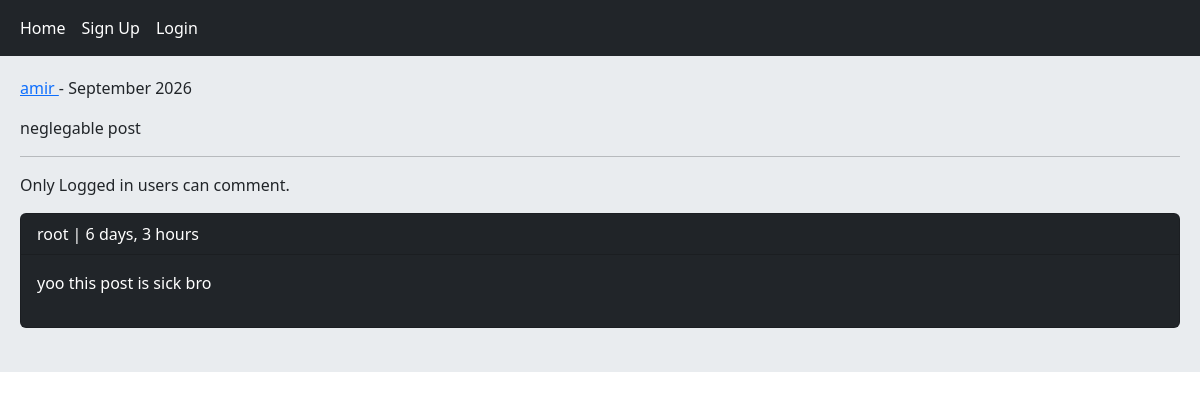
The page /post/2/neglegable-post/ on the database as committed earlier.
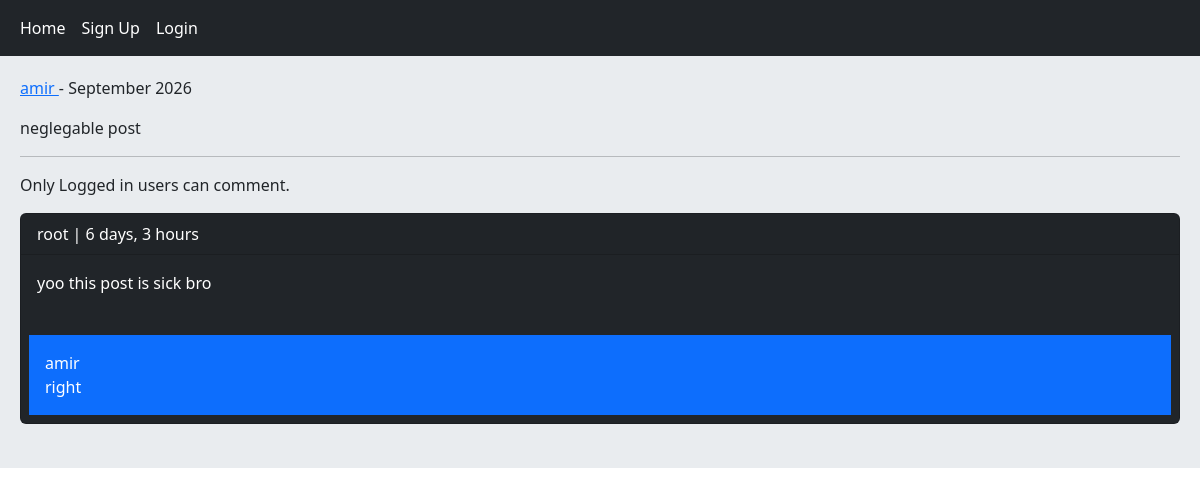
The same page on the database as committed later.
### home/models.py (models this page shows, shortened)
class Post(models.Model):
    user = models.ForeignKey(User, on_delete=models.CASCADE, related_name='posts')
    body = models.TextField()
    slug = models.SlugField()
    created = models.DateTimeField(auto_now_add=True)
    updated = models.DateTimeField(auto_now=True)
    class Meta:
        ordering = ('-created',)

class Comment(models.Model):
    user = models.ForeignKey(User, on_delete=models.CASCADE, related_name='ucomments')
    post = models.ForeignKey(Post, on_delete=models.CASCADE, related_name='pcomments') # if Comment class was declared above Post class, do ForeignKey('Post', ...) instead
    reply = models.ForeignKey('Comment', on_delete=models.CASCADE, related_name='rcomments', blank=True, null=True) # blank/null both make this filed empty (because not all comments have reply)
    is_reply = models.BooleanField(default=False)
    body = models.TextField(max_length=400)
    created = models.DateTimeField(auto_now_add=True)

### home/views.py (the view, shortened to what this page needs)
# urls.py: path('post/<int:post_id>/<slug:post_slug>/', views.PostDetailView.as_view(), name='post_detail'),
class PostDetailView(View):
    form_class = CommentCreateForm
    form_class_reply = CommentReplyForm
    def setup(self, request, *args, **kwargs):
        self.post_instance = get_object_or_404(Post, pk=kwargs['post_id'], slug=kwargs['post_slug'])
        return super().setup(request, *args, **kwargs)
    def get(self, request, *args, **kwargs):
        comments = self.post_instance.pcomments.filter(is_reply=False)
        return render(request, 'home/detail.html', {'post':self.post_instance, 'comments':comments, 'form':self.form_class, 'reply_form':self.form_class_reply})

### home/templates/home/detail.html (shortened to what this page needs)
{% extends 'base.html' %}
{% block content %}
    <p> <a href="{% url 'account:user_profile' post.user.id %}">{{ post.user.username }} </a> - {{ post.updated|date:"F Y" }} </p>
    <p>{{ post.body }}</p><hr/>
    {% if request.user.is_authenticated %}
        <form action="" method="post">
            {% csrf_token %}
            {{ form.as_p }}
            <input type="submit" value="Send">
        </form><br/>
    {% else %}
        <p>Only Logged in users can comment.</p>
    {% endif %}
    {% for comment in comments %}
        <div class="card bg-dark text-white">
            <p class="card-header">{{ comment.user }} | {{ comment.created|timesince }}</p>
            <p class="card-body">{{ comment.body }}</p>
            {% with replies=comment.rcomments.all %}
                {% for reply in replies %}
                    <p class="bg-primary p-3 m-2">{{ reply.user }} <br/> {{ reply.body }}</p>
                {% endfor %}
            {% endwith %}
        </div><br/>
    {% empty %}
        <p>No comments yet.</p>
    {% endfor %}
{% endblock %}

### templates/base.html (shortened to what this page needs)
<!DOCTYPE html>
<html lang="en">
<head>
    <link href="https://cdn.jsdelivr.net/npm/bootstrap@5.3.8/dist/css/bootstrap.min.css" rel="stylesheet">
</head>
<body>
    {% include 'inc/navbar.html' %}
    <div class="jumbotron">
        {% block content %} {% endblock %}
    </div>
</body>
</html>

### templates/inc/navbar.html
<nav class="navbar navbar-expand-lg navbar-dark bg-dark">
  <div class="container-fluid">
      <div class="navbar-nav">
        <a class="nav-link active" href="{% url 'home:home' %}">Home</a>
        {% if request.user.is_authenticated %}
          <a class="nav-link active" href="{% url 'account:user_logout' %}">Logout</a>
          <a class="nav-link active" href="{% url 'account:user_profile' request.user.id %}">Profile</a>
        {% else %}
          <a class="nav-link active" href="{% url 'account:user_register' %}">Sign Up</a>
          <a class="nav-link active" href="{% url 'account:user_login' %}">Login</a>
        {% endif %}
      </div>
  </div>
</nav>

### templates/base.html (style rules this page uses)
.jumbotron { padding: 20px; margin-bottom: 20px; background-color: #e9ecef; }

Rows that differ between the two databases and show on the page:
added Comment: user "amir", body "right", shown under "root"
